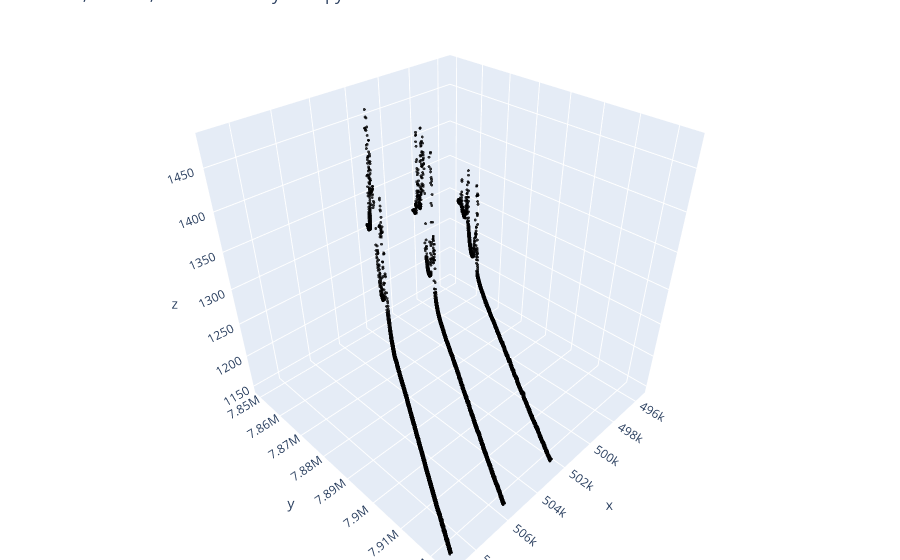

Notebook code cell kept with this figure:
### Markdown cell above
## 3D plot with plotly graphic objects

### Code cell
import plotly.graph_objects as go

df_ATL08_canopy_df = df_ATL08[df_ATL08['Canopy height (m)'] < 1e4]
fig = go.Figure()
ATL08_terrain_data = go.Scatter3d(name='All ATL08',
    x=df_ATL08['Easting'], y=df_ATL08['Northing'], z=df_ATL08['Terrain Elevation best fit'],
    mode='markers',
    marker=dict(
        size=1,
        color='black', #df_ATL08['Terrain Elevation best fit'],
        opacity=0.8
    )
)

ATL08_canopy_data = go.Scatter3d(name='All ATL08',
    x=df_ATL08_canopy_df['Easting'], y=df_ATL08_canopy_df['Northing'], z=df_ATL08_canopy_df['Canopy height (m)'],
    mode='markers',
    marker=dict(
        size=6,
        color=df_ATL08_canopy_df['Canopy height (m)'],
        colorscale='Viridis',   # choose a colorscale
        opacity=0.8
    )
)

fig.add_trace(ATL08_terrain_data)
fig.add_trace(ATL08_canopy_data)

# tight layout
fig.update_layout(margin=dict(l=0, r=0, b=0, t=0), title='Land, Ground, and Preliminary Canopy')
fig.show()

### Figure 1 — Plotly figure (JSON) as saved in the notebook; plotly's stock layout.template omitted (floating-point values rounded to 4 significant figures; data arrays with more than 128 entries replaced by an {"elided": "..."} marker saying what was removed)
{"data": [{"marker": {"color": "black", "opacity": 0.8, "size": 1}, "mode": "markers", "name": "All ATL08", "type": "scatter3d", "x": {"elided": "4189 float values"}, "y": {"elided": "4189 float values"}, "z": {"elided": "4189 float values"}}, {"marker": {"color": [], "colorscale": [[0, "#440154"], [0.1111, "#482878"], [0.2222, "#3e4989"], [0.3333, "#31688e"], [0.4444, "#26828e"], [0.5556, "#1f9e89"], [0.6667, "#35b779"], [0.7778, "#6ece58"], [0.8889, "#b5de2b"], [1, "#fde725"]], "opacity": 0.8, "size": 6}, "mode": "markers", "name": "All ATL08", "type": "scatter3d", "x": [], "y": [], "z": []}], "layout": {"margin": {"b": 0, "l": 0, "r": 0, "t": 0}, "title": {"text": "Land, Ground, and Preliminary Canopy"}}}
